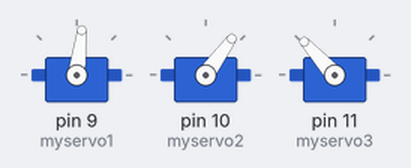
The sketch below on a simulated Arduino Uno, built with avr-gcc and run on an emulated ATmega328P. Shown: 3 × servo.

Above: at 2.05 s.
At 4.05 s:
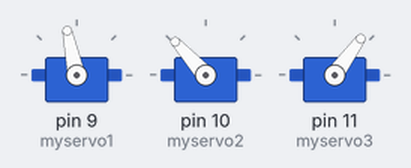
At 6.0 s:
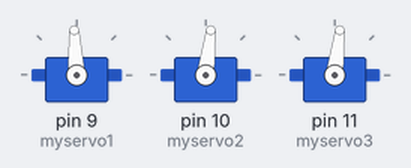
Timing chart, 0 to 7.2 s (numbered marks = the images above):
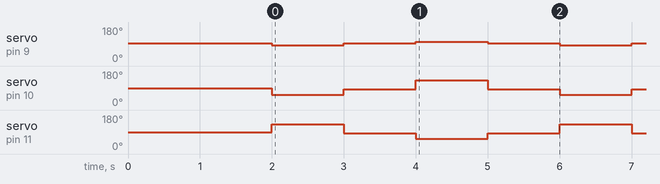

Measured:
- by itself, servo on pin 9 (myservo1): repeats every 4.0 s: 93° 1.0 s, 102° 1.0 s, 93° 1.0 s, 83° 1.0 s
- by itself, servo on pin 10 (myservo2): repeats every 4.0 s: 83° 1.0 s, 132° 1.0 s, 83° 1.0 s, 54° 1.0 s
- by itself, servo on pin 11 (myservo3): repeats every 4.0 s: 83° 1.0 s, 54° 1.0 s, 83° 1.0 s, 132° 1.0 s

The sketch:

Knob_float.ino
```cpp
/*
 Controlling a servo position using a potentiometer (variable resistor)
 by Michal Rinott <http://people.interaction-ivrea.it/m.rinott>

 modified on 8 Nov 2013
 by Scott Fitzgerald
 http://www.arduino.cc/en/Tutorial/Knob
*/

#include <Servo.h>

Servo myservo1;  // create servo object to control a servo
Servo myservo2;
Servo myservo3;

int potpin = 0;  // analog pin used to connect the potentiometer
int val;    // variable to read the value from the analog pin
float val_;
int i;
int flag;

void setup(){
  myservo1.attach(9);  // attaches the servo on pin 9 to the servo object
  myservo2.attach(10);  // attaches the servo on pin 10 to the servo object
  myservo3.attach(11);  // attaches the servo on pin 11 to the servo object
  flag=1;
  Serial.begin(115200);
  myservo1.writeMicroseconds(1500);
  delay(2000);
}

float map_float(int value, int min_, int max_, float min_o, float max_o)
  {
  return (float) (value - min_) * (max_o - min_o) / (max_ - min_) + min_o;
  }

void loop() {
  //val = analogRead(potpin);            // reads the value of the potentiometer (value between 0 and 1023)
  //val_ = map_float(val, 0, 1023, 900, 2200);     // scale it to use it with the servo (value between 0 and 180)
  //Serial.print("val: ");
  //Serial.print(val);
  //Serial.print("    duty: ");
  //Serial.println((int)val_);
  //myservo1.writeMicroseconds((int)val_);                  // sets the servo position according to the scaled value

    myservo1.writeMicroseconds(1400);
    myservo2.writeMicroseconds(1100);
    myservo3.writeMicroseconds(1900);

  delay(1000);                           // waits for the servo to get there
    myservo1.writeMicroseconds(1500);
    myservo2.writeMicroseconds(1400);
    myservo3.writeMicroseconds(1400);

  delay(1000);

                             // waits for the servo to get there
    myservo1.writeMicroseconds(1600);
    myservo2.writeMicroseconds(1900);
    myservo3.writeMicroseconds(1100);
delay(1000);

myservo1.writeMicroseconds(1500);
    myservo2.writeMicroseconds(1400);
    myservo3.writeMicroseconds(1400);

  delay(1000);
}
```
